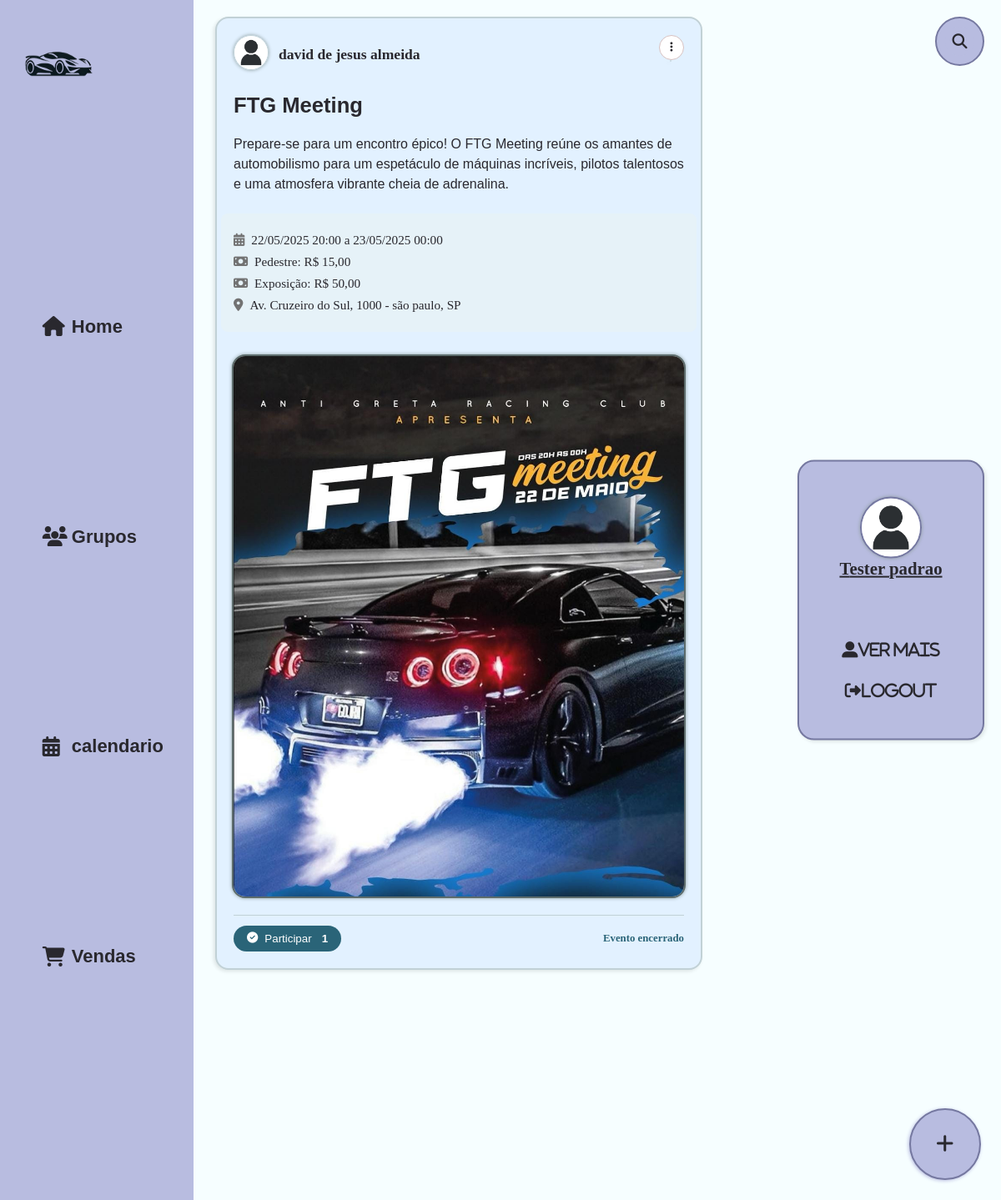
The page /index.php (signed in) on the database as committed earlier.
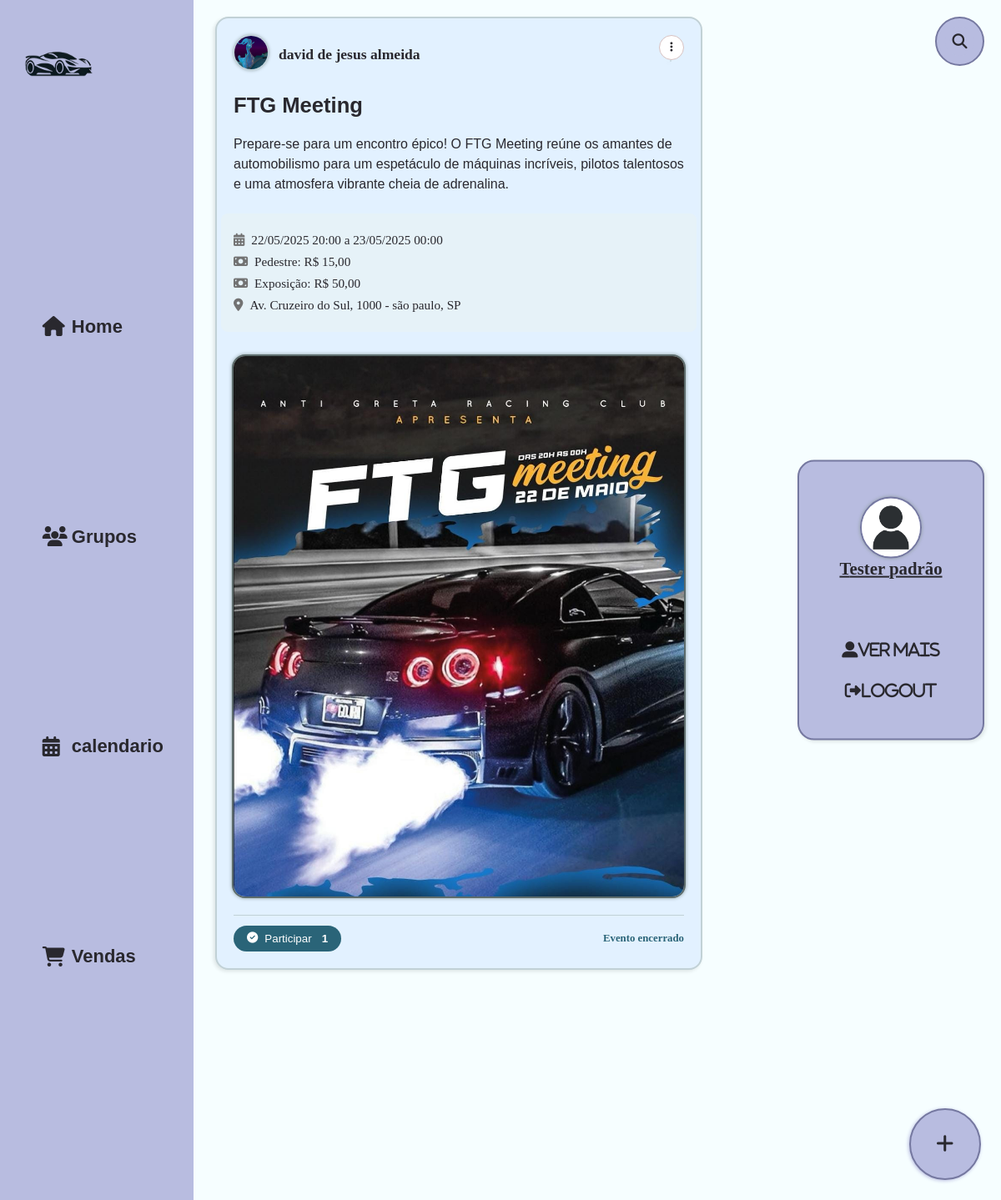
The same page on the database as committed later.
### tables this page shows
CREATE TABLE `tb_evento` (
  `id_evento` int(11) NOT NULL,
  `nome_evento` varchar(50) NOT NULL,
  `img_evento` varchar(36) DEFAULT NULL,
  `descricao_evento` varchar(500) NOT NULL,
  `data_post` timestamp NOT NULL DEFAULT current_timestamp(),
  `data_inicio_evento` datetime NOT NULL,
  `data_termino_evento` datetime DEFAULT NULL,
  `valor_pedestre` varchar(10) NOT NULL,
  `valor_exposicao` varchar(10) NOT NULL,
  `rua_evento` varchar(32) NOT NULL,
  `numero_evento` varchar(5) NOT NULL,
  `cidade_evento` varchar(35) NOT NULL,
  `estado_evento` varchar(2) NOT NULL,
  `fk_id_criador` int(11) NOT NULL,
  `fk_id_grupo` int(11) DEFAULT NULL
);

CREATE TABLE `tb_user` (
  `id_user` int(11) NOT NULL,
  `nome_user` varchar(50) NOT NULL,
  `sobrenome_user` varchar(50) DEFAULT NULL,
  `bio_user` varchar(250) NOT NULL,
  `img_user` varchar(36) DEFAULT NULL,
  `data_nasc_user` date DEFAULT NULL,
  `telefone_user` varchar(15) DEFAULT NULL,
  `cpf_user` varchar(14) DEFAULT NULL,
  `email_user` varchar(100) NOT NULL,
  `senha_user` varchar(60) NOT NULL
);

### includes/funcoes.php (called while the page is built, shortened)
<?php
class MeetCarFunctions {
    private $pdo;
    public function __construct() {
        $this->conn = new mysqli('localhost', 'root', '', 'db_meetcar');
        try {
            $this->pdo = new PDO('mysql:host=localhost;dbname=db_meetcar;charset=utf8mb4', 'root', '');
            $this->pdo->setAttribute(PDO::ATTR_ERRMODE, PDO::ERRMODE_EXCEPTION);
        } catch (PDOException $e) {
            die("PDO Connection failed: " . $e->getMessage());
        }
    }
    public function buscarEventos($userId = null) {
        $sql = "SELECT e.*, u.id_user, u.nome_user, u.sobrenome_user, u.img_user,
                (SELECT COUNT(*) FROM evento_user WHERE fk_id_evento = e.id_evento) as participantes_count,
                (SELECT EXISTS(SELECT 1 FROM evento_user WHERE fk_id_evento = e.id_evento AND fk_id_user = ?)) as user_participando
                FROM tb_evento e
                JOIN tb_user u ON e.fk_id_criador = u.id_user
                ORDER BY e.data_inicio_evento ASC";
        try {
            $stmt = $this->pdo->prepare($sql);
            $stmt->execute([$userId]);
            return $stmt->fetchAll(PDO::FETCH_ASSOC);
        } catch (PDOException $e) {
            error_log("Erro ao buscar eventos: " . $e->getMessage());
            return [];
        }
    }
    public function formatarDataEventoSimples($dataInicio, $dataTermino = null) {
        $inicio = new DateTime($dataInicio);
        $formatado = $inicio->format('d/m/Y H:i');
        if ($dataTermino) {
            $termino = new DateTime($dataTermino);
            if ($inicio->format('Y-m-d') === $termino->format('Y-m-d')) {
                $formatado .= ' - ' . $termino->format('H:i');
            } else {
                $formatado .= ' a ' . $termino->format('d/m/Y H:i');
            }
        }
        return $formatado;
    }
    public function tempoParaEvento($dataEvento) {
        $agora = new DateTime();
        $dataEvento = new DateTime($dataEvento);
        if ($dataEvento < $agora) {
            return 'Evento encerrado';
        }
    }
    public function buscarUserPorId($userId) {
        $sql = "SELECT * FROM tb_user WHERE id_user = ?";
        try {
            $stmt = $this->pdo->prepare($sql);
            $stmt->execute([$userId]);
            return $stmt->fetch(PDO::FETCH_ASSOC);
        } catch (PDOException $e) {
            error_log("Erro ao buscar dados do usuário: " . $e->getMessage());
            return null;
        }
    }
}
?>

### includes/eventos.php (the view, shortened to what the changed rows need)
<div class="evento" data-id="<?= $evento['id_evento'] ?>">
    <div class="e-superior">
        <div class="e-identifica">
            <a href="user.php?id=<?= $evento['id_user'] ?>">
                <img src="./assets/images/users/<?php echo !empty($evento['img_user']) ? htmlspecialchars($evento['img_user']) : 'user_padrao.jpg'; ?>" class="e-fotinha">
            </a>
            <div>
                <p class="e-nome">
                    <?php echo htmlspecialchars($evento['nome_user'] . ' ' . $evento['sobrenome_user']); ?>
                </p>
            </div>
        </div>
        <div class="superior-direita">
            <button class="mais"><i class="fas fa-ellipsis-v"></i></button>
            <div class="pop-mais">
            </div>
        </div>
    </div>
    <div class="e-centro">
        <h3 class="e-titulo"><?php echo htmlspecialchars($evento['nome_evento']); ?></h3>
        <p class="e-texto"><?php echo htmlspecialchars($evento['descricao_evento']); ?></p>
        <div class="e-info">
            <div class="e-divisa">
                <i class="fas fa-calendar-alt"></i>
                <span>
                    <?php
                    echo $meetcar->formatarDataEventoSimples(
                        $evento['data_inicio_evento'],
                        $evento['data_termino_evento']
                    );
                    ?>
                </span>
            </div>
            <div class="e-divisa">
                <i class="fas fa-money-bill"></i>
                <span>Pedestre: <?php if ($evento['valor_pedestre'] === '0') {
                    echo "gratis";
                } else {
                    echo "R$ " . htmlspecialchars($evento['valor_pedestre']);
                } ?></span>
            </div>
            <div class="e-divisa">
                <i class="fas fa-money-bill"></i>
                <span>Exposição: <?php if ($evento['valor_exposicao'] === '0') {
                    echo "gratis";
                } else {
                    echo "R$ " . htmlspecialchars($evento['valor_exposicao']);
                } ?></span>
            </div>
            <div class="e-divisa">
                <i class="fas fa-location-dot"></i>
                <label><?php echo htmlspecialchars($evento['rua_evento']) . ", " . htmlspecialchars($evento['numero_evento']) . " - " . htmlspecialchars($evento['cidade_evento']) . ", " . htmlspecialchars($evento['estado_evento']) ?></label>
            </div>
        </div>
        <?php if (!empty($evento['img_evento'])) { ?>
        <img src="./assets/images/events/<?php echo htmlspecialchars($evento['img_evento']); ?>" class="p-img" loading="lazy">
        <?php } ?>
    </div>
    <div class="e-inferior">
        <div class="inferior-esquerda">
            <button class="e-participar <?= $evento['user_participando'] ? 'inscrito' : '' ?>"
                    data-evento-id="<?= $evento['id_evento'] ?>"
                    data-user-participando="<?= $evento['user_participando'] ? '1' : '0' ?>">
                <i class="fas fa-check-circle"></i>
                <span>Participar</span>
                <span class="participantes-count"><?= $evento['participantes_count'] ?></span>
            </button>
        </div>
        <div class="inferior-direita">
            <span class="e-tempo">
                <?= $meetcar->tempoParaEvento($evento['data_inicio_evento']) ?>
            </span>
        </div>
    </div>
</div>

### includes/feed.php (shortened to what the changed rows need)
<div class="feed-container">
    <?php
        foreach ($conteudos as $item) {
            if ($item['tipo'] === 'post') {
                $post = $item['dados'];
                include('includes/posts.php');
            } else {
                $evento = $item['dados'];
                include('includes/eventos.php');
            }
        }
    ?>
</div>

### includes/user_box.php (shortened to what the changed rows need)
<?php
$meetcar = new MeetCarFunctions();
$userId = $_SESSION['user_id'] ?? null;
$user = $meetcar->buscarUserPorId($userId);
?>
<div class="user-box" data-id="<?= $user['id_user'] ?>">
    <div class="box-topo">
        <img src="assets/images/users/<?php echo ($user['img_user']); ?>" alt="imagem do user logado">
        <label><?php echo htmlspecialchars($user['nome_user']) . ' ' . htmlspecialchars($user['sobrenome_user']); ?></label>
    </div>
</div>

Rows that differ between the two databases and show on the page:
changed through a linked row, tb_evento "FTG Meeting": fk_id_criador.img_user: a different picture
changed tb_user "tester": sobrenome_user "padrao" → "padrão"
